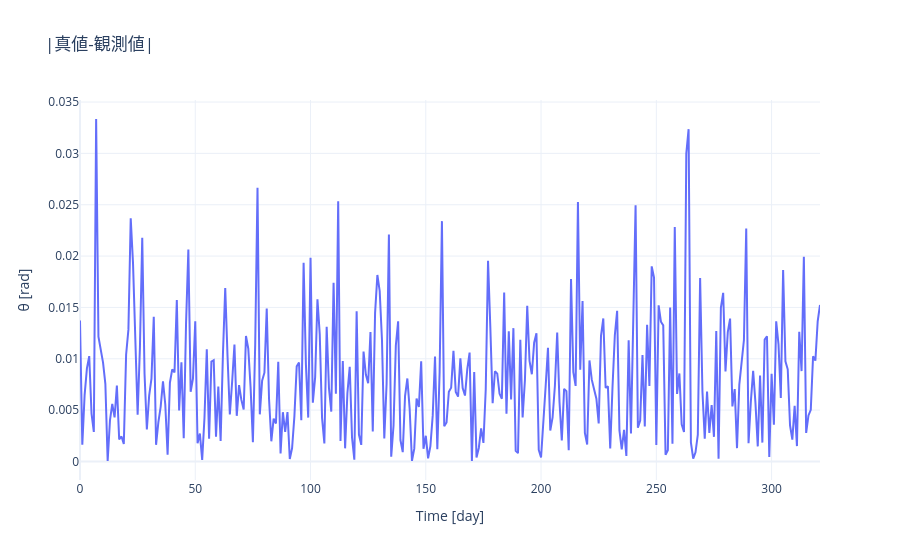

Source (notebook cell):
### Code cell
t = np.arange(len(Y))

fig = go.Figure()

Yo = Yo[1:]
fig.add_trace(
    go.Scatter(
        x=t,
        y=np.abs(Yo-Y),
        mode='lines',
        name='Prediction X'
    )
)

fig.update_layout(
    title='|真値-観測値|',
    xaxis_title="Time [day]",
    yaxis_title="θ [rad]",
    template='plotly_white'
)
print(np.average(np.abs(Yo-Y)))
fig.show()

### Figure 1 — Plotly figure (JSON) as saved in the notebook; plotly's stock layout.template omitted (floating-point values rounded to 4 significant figures; data arrays with more than 128 entries replaced by an {"elided": "..."} marker saying what was removed)
{"data": [{"mode": "lines", "name": "Prediction X", "type": "scatter", "x": {"elided": "322 int values"}, "y": {"elided": "322 float values"}}], "layout": {"title": {"text": "|真値-観測値|"}, "xaxis": {"title": {"text": "Time [day]"}}, "yaxis": {"title": {"text": "θ [rad]"}}}}
